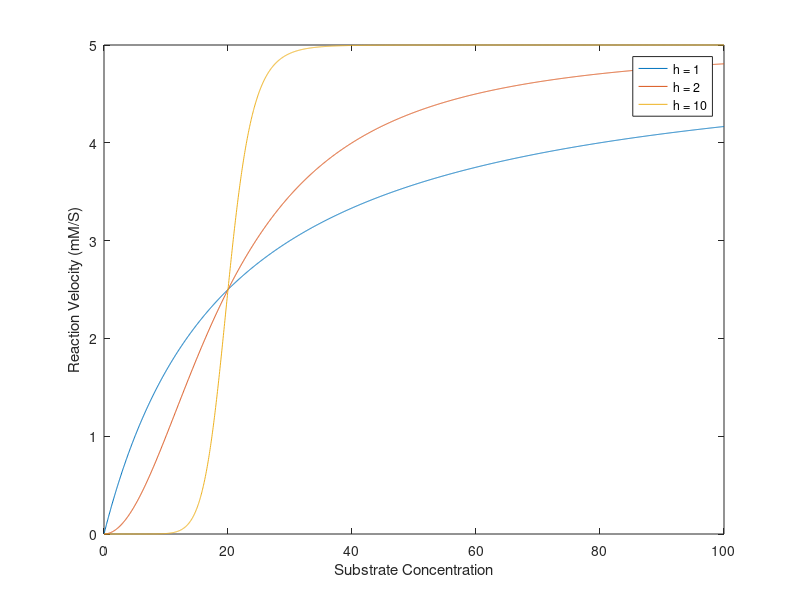

The MATLAB script that drew this image:
Vmax = 5.0;
h1 = 1;
h2 = 2;
h3 = 10;
kHalf = 20.0;

S = 0:0.05:100;

for i = 1:length(S)
    V1(i) = (Vmax * power(S(i), h1)) / (power(kHalf, h1) + power(S(i), h1));
    V2(i) = (Vmax * power(S(i), h2)) / (power(kHalf, h2) + power(S(i), h2));
    V3(i) = (Vmax * power(S(i), h3)) / (power(kHalf, h3) + power(S(i), h3));
end

plot(S, V1, "DisplayName", "h = 1");
hold on
plot(S, V2, "DisplayName", "h = 2");
plot(S, V3, "DisplayName", "h = 10");
legend
xlabel("Substrate Concentration");
ylabel("Reaction Velocity (mM/S)");
hold off
